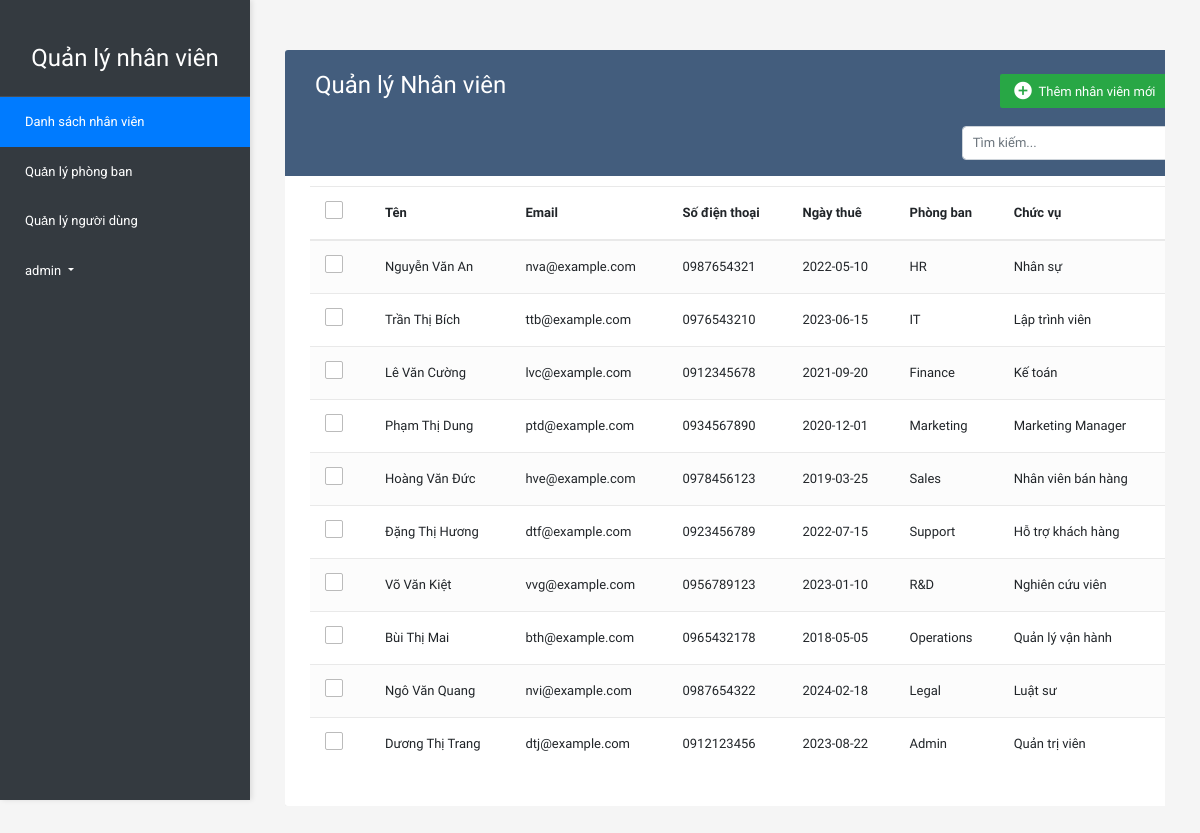
Before: /Employee/dashboard.php (signed in) with the older database file.
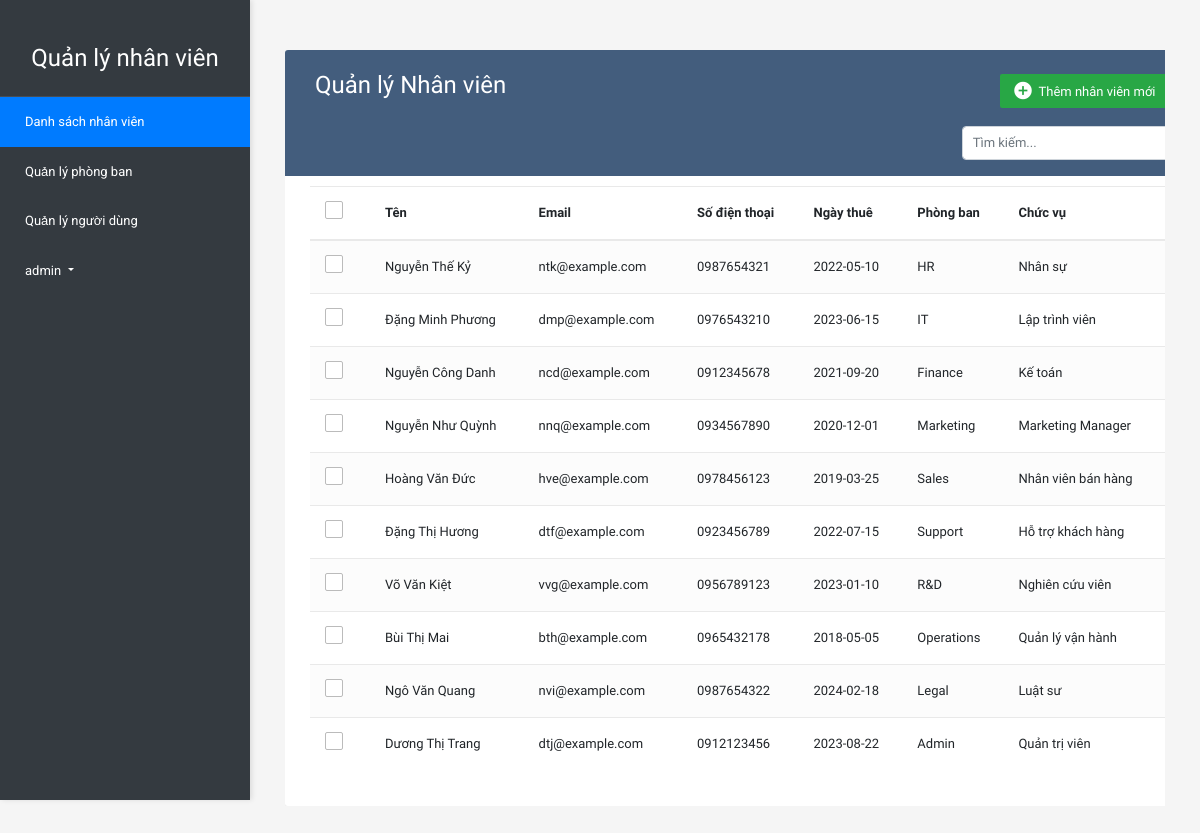
After: the same page with the newer database file.
### tables this page shows
CREATE TABLE `employees` (
  `id` int(11) NOT NULL,
  `name` varchar(100) NOT NULL,
  `email` varchar(100) NOT NULL,
  `phone` varchar(15) DEFAULT NULL,
  `hire_date` date NOT NULL,
  `department_id` int(11) DEFAULT NULL,
  `position` varchar(100) DEFAULT NULL
);

CREATE TABLE `departments` (
  `id` int(11) NOT NULL,
  `name` varchar(100) NOT NULL,
  `location` varchar(255) DEFAULT NULL
);

### Employee/dashboard.php (the view, shortened to what the changed rows need)
<?php
require_once '../db_connect.php';
$sql = "SELECT e.*, d.name as dept_name FROM employees e LEFT JOIN departments d ON e.department_id = d.id";
$stmt = $conn->prepare($sql);
$stmt->execute();
?>
<!DOCTYPE html>
<html lang="en">
<head>
    <link rel="stylesheet" href="https://stackpath.bootstrapcdn.com/bootstrap/4.5.0/css/bootstrap.min.css">
    <link rel="stylesheet" href="https://maxcdn.bootstrapcdn.com/font-awesome/4.7.0/css/font-awesome.min.css">
    <link rel="stylesheet" href="../style2.css">
</head>
<body>
<div class="content">
    <div class="container-xl">
        <div class="table-responsive">
            <div class="table-wrapper">
                <div class="table-title">
                    <div class="row" >
                        <div class="col-sm-6">
                            <h2>Quản lý Nhân viên</h2>
                        </div>
                    </div>
                </div>
                <form id="deleteForm" method="POST">
                <table class="table table-striped table-hover">
                    <thead>
                        <tr>
                            <?php if ($_SESSION['role'] == 'admin' || $_SESSION['role'] == 'manager') { ?>
                            <th>
                                <span class="custom-checkbox">
                                    <label for="selectAll"></label>
                                </span>
                            </th>
                            <?php } ?>
                            <th>Tên</th>
                            <th>Email</th>
                            <th>Số điện thoại</th>
                            <th>Ngày thuê</th>
                            <th>Phòng ban</th>
                            <th>Chức vụ</th>
                            <?php if ($_SESSION['role'] == 'admin' || $_SESSION['role'] == 'manager') { ?>
                            <th>Hành động</th>
                            <?php } ?>
                        </tr>
                    </thead>
                    <tbody>
                        <?php
                        while ($row = $stmt->fetch(PDO::FETCH_ASSOC)) {
                            echo "<tr>";
                            if ($_SESSION['role'] == 'admin' || $_SESSION['role'] == 'manager') {
                                echo "<td>
                                    <span class='custom-checkbox'>
                                        <input type='checkbox' name='options[]' value='{$row['id']}'>
                                        <label></label>
                                    </span>
                                </td>";
                            }
                            echo "<td>{$row['name']}</td>";
                            echo "<td>{$row['email']}</td>";
                            echo "<td>{$row['phone']}</td>";
                            echo "<td>{$row['hire_date']}</td>";
                            echo "<td>{$row['dept_name']}</td>";
                            echo "<td>{$row['position']}</td>";
                            if ($_SESSION['role'] == 'admin' || $_SESSION['role'] == 'manager') {
                                echo "<td>
                                    <a href='#editEmployeeModal' class='edit' data-toggle='modal' data-id='{$row['id']}'><i class='material-icons' data-toggle='tooltip' title='Sửa'></i></a>
                                    <a href='./delete.php?id={$row['id']}' class='delete' onclick='return confirm(\"Bạn có chắc muốn xóa?\")'><i class='material-icons' data-toggle='tooltip' title='Xóa'></i></a>
                                </td>";
                            }
                            echo "</tr>";
                        }
                        ?>
                    </tbody>
                </table>
                </form>
            </div>
        </div>
    </div>
</div>
</body>
</html>

Changed rows visible on the page:
changed employees "Nhân sự": name "Nguyễn Văn An" → "Nguyễn Thế Kỷ"; email "nva@example.com" → "ntk@example.com"
changed employees "Lập trình viên": name "Trần Thị Bích" → "Đặng Minh Phương"; email "ttb@example.com" → "dmp@example.com"
changed employees "Kế toán": name "Lê Văn Cường" → "Nguyễn Công Danh"; email "lvc@example.com" → "ncd@example.com"
changed employees "Marketing Manager": name "Phạm Thị Dung" → "Nguyễn Như Quỳnh"; email "ptd@example.com" → "nnq@example.com"
